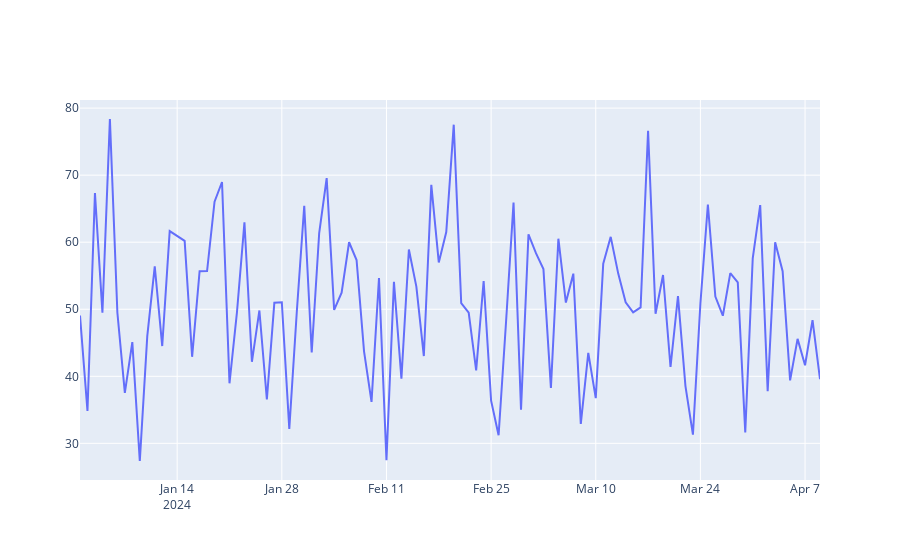
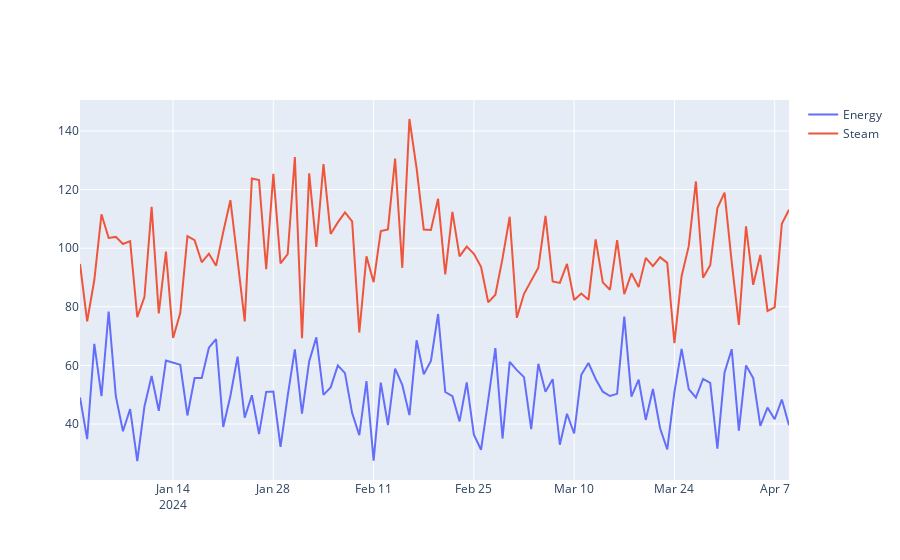
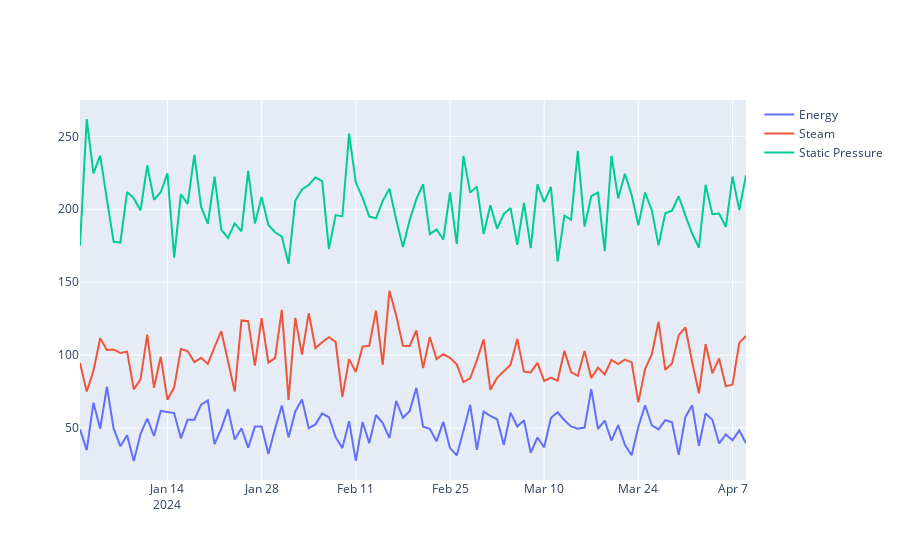
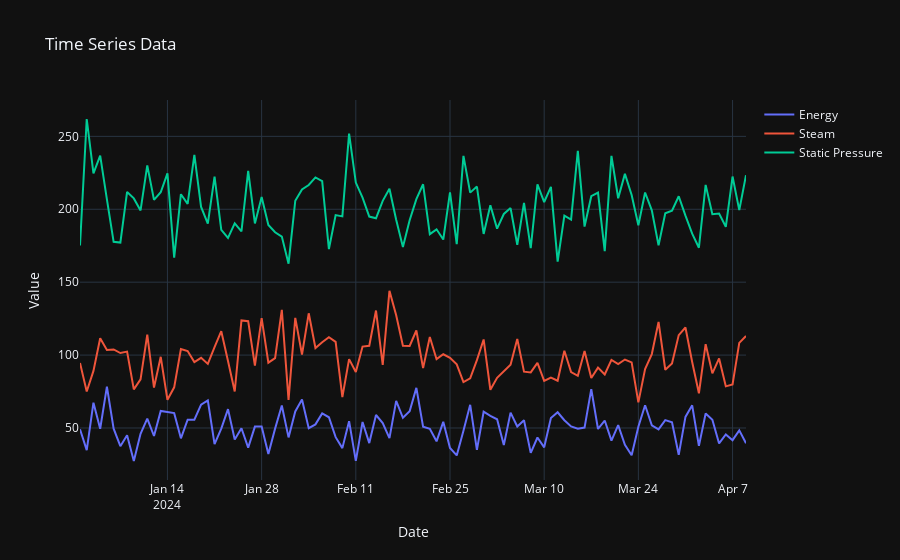

Notebook cell for these charts, in order:
### Code cell
# Create a figure
fig = go.Figure()

# Add traces for each series
fig.add_trace(go.Scatter(x=energy_series.index, y=energy_series.values, mode='lines', name='Energy'))
fig.add_trace(go.Scatter(x=steam_series.index, y=steam_series.values, mode='lines', name='Steam'))
fig.add_trace(go.Scatter(x=pressure_series.index, y=pressure_series.values, mode='lines', name='Static Pressure'))

# Update layout
fig.update_layout(
    title='Time Series Data',
    xaxis_title='Date',
    yaxis_title='Value',
    template='plotly_dark'
)

# Show the plot
fig.show()
